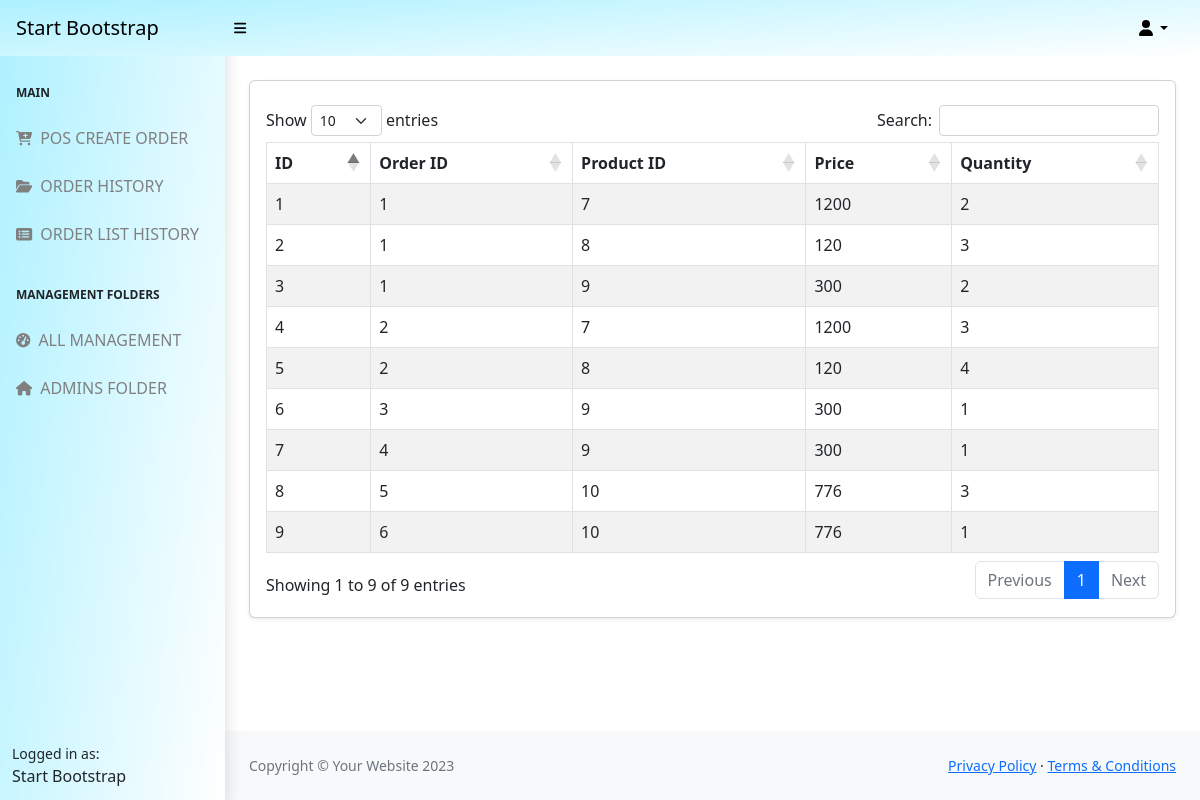
The page /admin/orderlist.php (signed in) on the database its author committed.
### tables this page shows
CREATE TABLE `order_items` (
  `id` int(11) NOT NULL,
  `order_id` int(11) NOT NULL,
  `product_id` int(11) NOT NULL,
  `price` varchar(100) NOT NULL,
  `quantity` varchar(100) NOT NULL
);

### admin/includes/function.php (called while the page is built, shortened)
<?php
$con = mysqli_connect("localhost","root","","pos_php_project");
function validate($inputData){
    global $con;
    $validateData = mysqli_real_escape_string($con, $inputData);
    return trim($validateData);
}
function getAll($tableName, $status = NULL){
    global $con;
    $table = validate($tableName);
    $status = validate($status);
    if($status == 'status'){
        $query = mysqli_query($con, "SELECT * FROM $table WHERE status='0'");
    }else{
        $query = mysqli_query($con, "SELECT * FROM $table");
    }
    return $query;
}
?>

### admin/orderlist.php (the view)
<?php include("includes/header.php"); ?>
<div class="container-fluid px-4">
    <div class="card mt-4 shadow-sm">
        <div class="card-body mt-2">
            <?php
                $admins = getAll('order_items');
                $i=0;
                if(mysqli_num_rows($admins) > 0){
            ?>
            <div class="table-responsive">
                <table id="myTable" class="table table-striped table-bordered">
                    <thead>
                        <tr>
                            <th>ID</th>
                            <th>Order ID</th>
                            <th>Product ID</th>
                            <th>Price</th>
                            <th>Quantity</th>
                        </tr>
                    </thead>
                    <tbody>
                        <?php foreach($admins as $admin) : $i++; $id = $admin['id']; ?>
                        <tr>
                            <td><?= $i ?></td>
                            <td><?= $admin['order_id']?></td>
                            <td><?= $admin['product_id']?></td>
                            <td><?= $admin['price']?></td>
                            <td><?= $admin['quantity']?></td>
                        </tr>
                        <?php endforeach; ?>
                    </tbody>
                </table>
            </div>
            <?php
                }else{
                    ?>
                    <tr>
                      <td colspan="4">No Record Found</td>
                    </tr>
                    <?php
                }
            ?>
        </div>
    </div>
</div>
<?php include("includes/footer.php"); ?>

### rows shown on the page
order_items: order "1", product "7", price "1200", quantity "2"
order_items: order "1", product "8", price "120", quantity "3"
order_items: order "1", product "9", price "300", quantity "2"
order_items: order "2", product "7", price "1200", quantity "3"
order_items: order "2", product "8", price "120", quantity "4"
order_items: order "3", product "9", price "300", quantity "1"
order_items: order "4", product "9", price "300", quantity "1"
order_items: order "5", product "10", price "776", quantity "3"
order_items: order "6", product "10", price "776", quantity "1"
